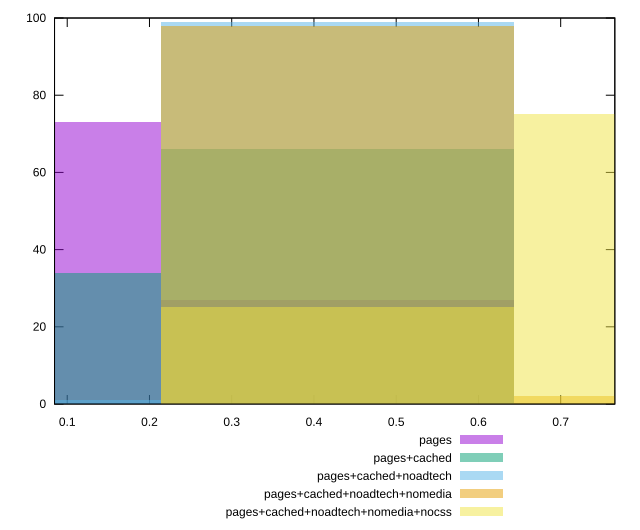

The gnuplot source for this figure:
reset

$pages <<EOF
0 73
0.4286472546024429 27
EOF

$pagesCached <<EOF
0 34
0.4286472546024429 66
EOF

$pagesCachedNoadtech <<EOF
0.4286472546024429 99
0 1
EOF

$pagesCachedNoadtechNomedia <<EOF
0.4286472546024429 98
0.8572945092048858 2
EOF

$pagesCachedNoadtechNomediaNocss <<EOF
0.4286472546024429 25
0.8572945092048858 75
EOF

set key outside below
set boxwidth 0.4286472546024429
set xrange [0.08456747279709283:0.7658301502978871]
set yrange [0:100]
set trange [0:100]
set style fill transparent solid 0.5 noborder
set terminal svg size 640, 530 enhanced background rgb 'white'
set output "report_00015_2021-02-09T16-11-33.973Z/meta/pScore/comparison/histogram/all_raw.svg"

plot $pages title "pages" with boxes, \
     $pagesCached title "pages+cached" with boxes, \
     $pagesCachedNoadtech title "pages+cached+noadtech" with boxes, \
     $pagesCachedNoadtechNomedia title "pages+cached+noadtech+nomedia" with boxes, \
     $pagesCachedNoadtechNomediaNocss title "pages+cached+noadtech+nomedia+nocss" with boxes

reset
